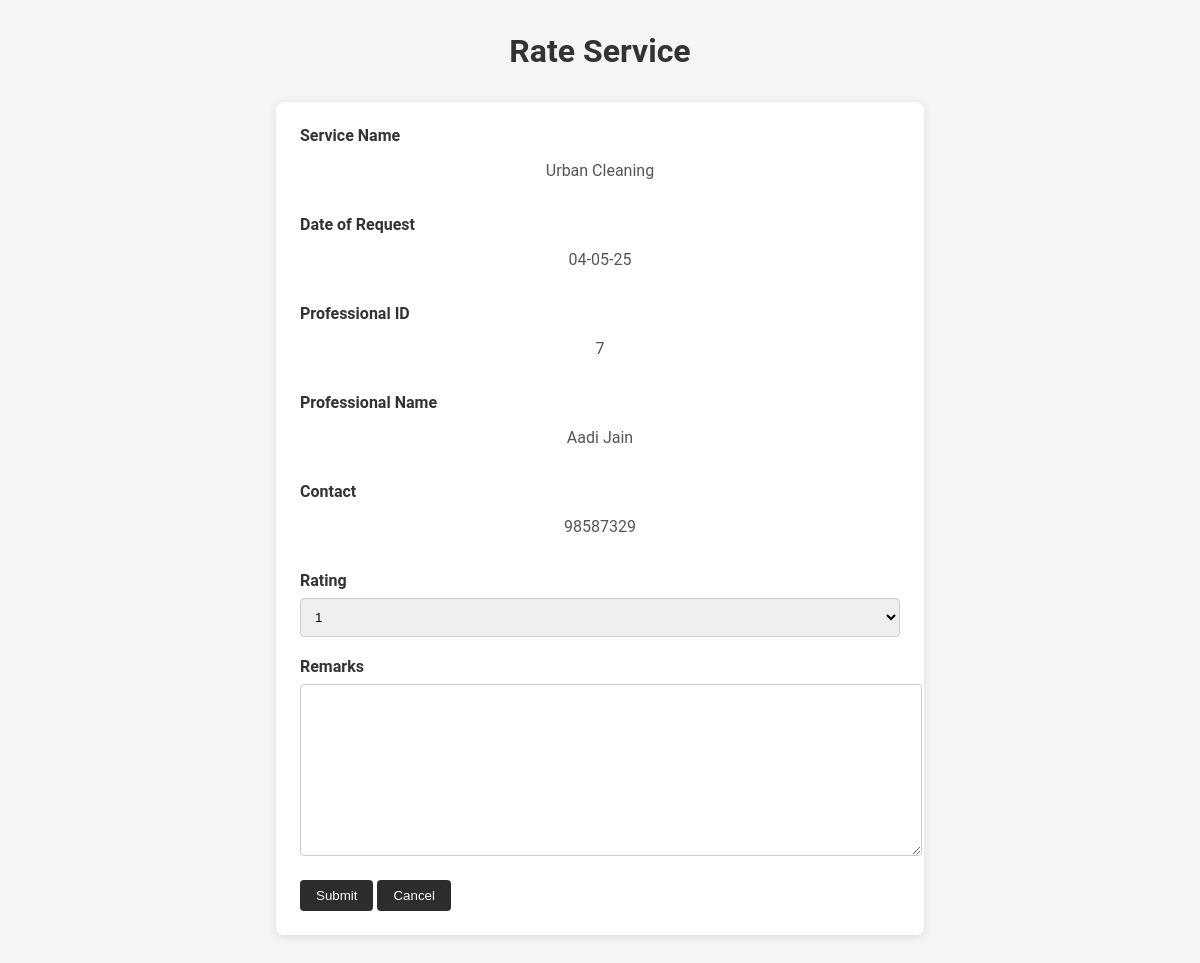
/rate_service/1 (signed in), run on the app's committed database.
### application/models.py (models this page shows)
class ServiceRequest(db.Model):
    __tablename__ = 'Services_requests'
    id = db.Column(db.Integer, primary_key=True, autoincrement=True)
    service_id = db.Column(db.Integer, db.ForeignKey('Services.id', ondelete = 'CASCADE'), nullable=False)
    customer_id = db.Column(db.Integer, db.ForeignKey('Users.id' , ondelete = 'CASCADE'), nullable=True)
    professional_id = db.Column(db.Integer, db.ForeignKey('Users.id' , ondelete = 'CASCADE'), nullable=True)
    professional_name = db.Column(db.String, nullable=True)
    date_of_request = db.Column(db.String, nullable=True)
    date_of_completion = db.Column(db.String, nullable=True)
    status = db.Column(db.String, default='requested')
    remarks = db.Column(db.String, nullable=True)
    rating = db.Column(db.Integer, nullable=True)
    __table_args__ = (
    db.CheckConstraint("status IN ('requested', 'assigned', 'closed')"),
    )

### app.py (the view, shortened to what this page needs)
@app.route("/rate_service/<int:id>", methods=["GET", "POST"])
def rate_service(id):
    if request.method == "GET":
        service_request = ServiceRequest.query.filter_by(id=id).first()
        service_request.service_name = Service.query.filter_by(id=service_request.service_id).first().name
        service_request.phone = User.query.filter_by(id=service_request.professional_id).first().contact
        return render_template("rate_service.html", service_request=service_request)

### templates/rate_service.html (shortened to what this page needs)
<!DOCTYPE html>
<html lang="en">
<head>
    <link rel="stylesheet" href="/static/styles.css">
</head>
<body>
    <div class="container">
    <h1><strong>Rate Service</strong></h1>
    <form action="/rate_service/{{ service_request.id }}" method="POST">
        <label for="service_name"><strong>Service Name</strong></label>
        <p>{{ service_request.service_name }}</p>
        <br>
        <label for="date_of_request"><strong>Date of Request</strong></label>
        <p>{{ service_request.date_of_request }}</p>
        <br>
        <label for="professional_id"><strong>Professional ID</strong></label>
        <p>{{ service_request.professional_id }}</p>
        <br>
        <label for="professional_name"><strong>Professional Name</strong></label>
        <p>{{ service_request.professional_name }}</p>
        <br>
        <label for="contact"><strong>Contact</strong></label>
        <p>{{ service_request.phone }}</p>
        <br>
        <label for="rating"><strong>Rating</strong></label>
        <select name="rating" id="rating">
            <option value="1">1</option>
        </select>
        <br>
        <label for="remarks"><strong>Remarks</strong></label>
        <textarea name="remarks" id="remarks" cols="30" rows="10"></textarea>
        <br>
        <input type="submit" value="Submit" />
        <input type="button" value="Cancel" onclick="window.location.href='/customer_dashboard/{{ service_request.customer_id }}'"/>
    </form>
</div>
</body>
</html>

### static/styles.css (style rules this page uses)
body { font-family: 'Roboto', sans-serif; margin: 0; padding: 0; background: #f5f5f5; color: #333; }
.container { max-width: 1200px; margin: 2rem auto; padding: 0 1rem; }
h1, h2 { text-align: center; margin-bottom: 1rem; }
button, input[type="submit"], input[type="button"] { background-color: #2d2d2d; color: #fff; border: none; padding: 0.5rem 1rem; border-radius: 4px; cursor: pointer; transition: background-color 0.3s ease; }
form { background-color: #fff; max-width: 600px; margin: 2rem auto; padding: 1.5rem; border-radius: 8px; box-shadow: 0 2px 8px rgba(0,0,0,0.1); }
input[type="text"], input[type="email"], input[type="password"], input[type="number"], select, textarea { width: 100%; padding: 10px; margin: 8px 0 20px 0; border: 1px solid #ccc; border-radius: 4px; }
p { text-align: center; margin: 1rem 0; color: #555; }

### data on the page
ServiceRequest: date_of_request "04-05-25", professional_id "7", professional_name "Aadi Jain"

### other printed values
{{ service_request.service_name }} "Urban Cleaning"
{{ service_request.phone }} "98587329"
